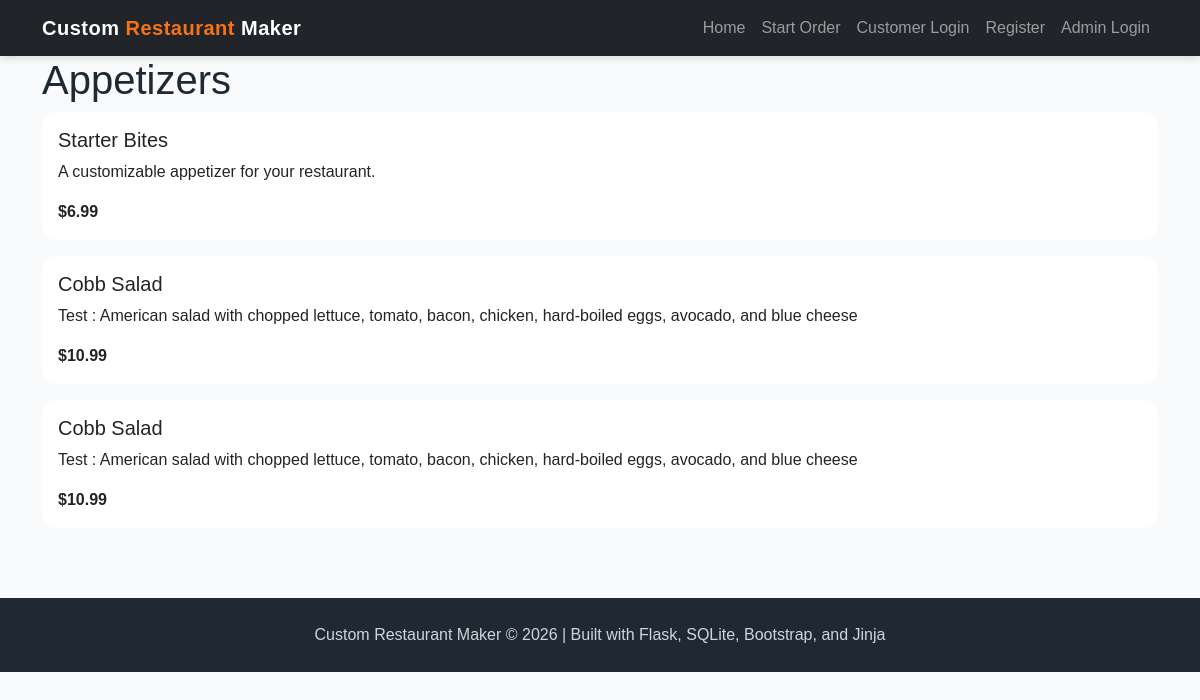
The app's page /appetizers, older data.
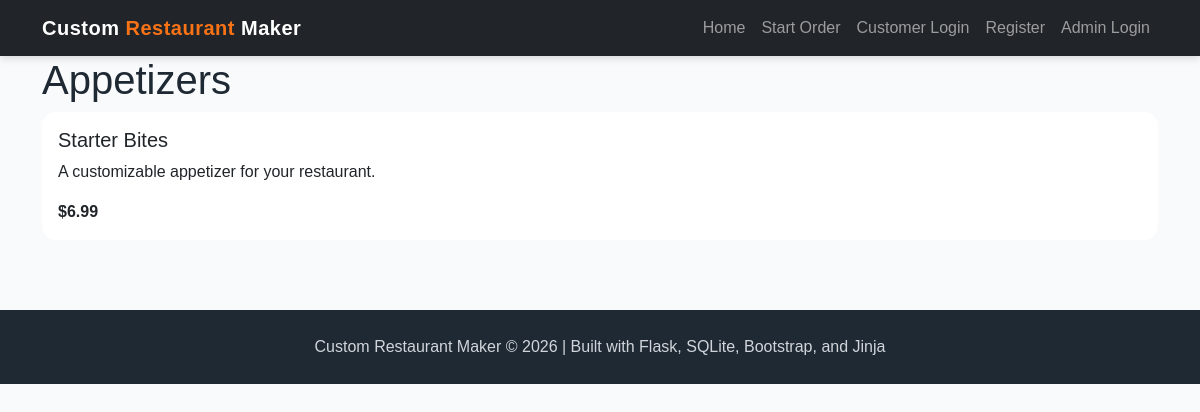
The same page, newer data.
### app.py (models this page shows)
class Menu(db.Model):
    __tablename__ = "menu"
    menu_id = db.Column(db.Integer, primary_key=True)
    name = db.Column(db.String(150), nullable=False)
    category = db.Column(db.String(100), nullable=False)
    price = db.Column(db.Float, nullable=False)
    description = db.Column(db.Text)
    image_filename = db.Column(db.String(255))
    image_url = db.Column(db.Text)

### app.py (the view)
@app.route('/appetizers')
def appetizers():
    conn = get_db()
    cur = conn.cursor()
    cur.execute("SELECT * FROM menu WHERE LOWER(category) = ?", ("appetizers",))
    menu = cur.fetchall()
    conn.close()
    return render_template('appetizers.html', menu=menu)

### app.py (called while the page is built)
def get_db():
    conn = sqlite3.connect("project4.db")
    conn.row_factory = sqlite3.Row
    return conn

### templates/appetizers.html (shortened to what this page needs)
{% extends "base.html" %}
{% block content %}
<h1>Appetizers</h1>
{% for item in menu %}
<div class="card mb-3">
    <div class="card-body">
        <h5>{{ item['name'] }}</h5>
        <p>
            {{ item['description'] }}
        </p>
        <strong>
            ${{ item['price'] }}
        </strong>
    </div>
</div>
{% endfor %}
{% endblock %}

Row changes from the older to the newer data that the page shows:
removed Menu: name "Cobb Salad", description "Test : American salad with chopped lettuce, tomato, bacon, chicken, hard-boiled eggs, avocado, and blue cheese", price "10.99"
removed Menu: name "Cobb Salad", description "Test : American salad with chopped lettuce, tomato, bacon, chicken, hard-boiled eggs, avocado, and blue cheese", price "10.99"
